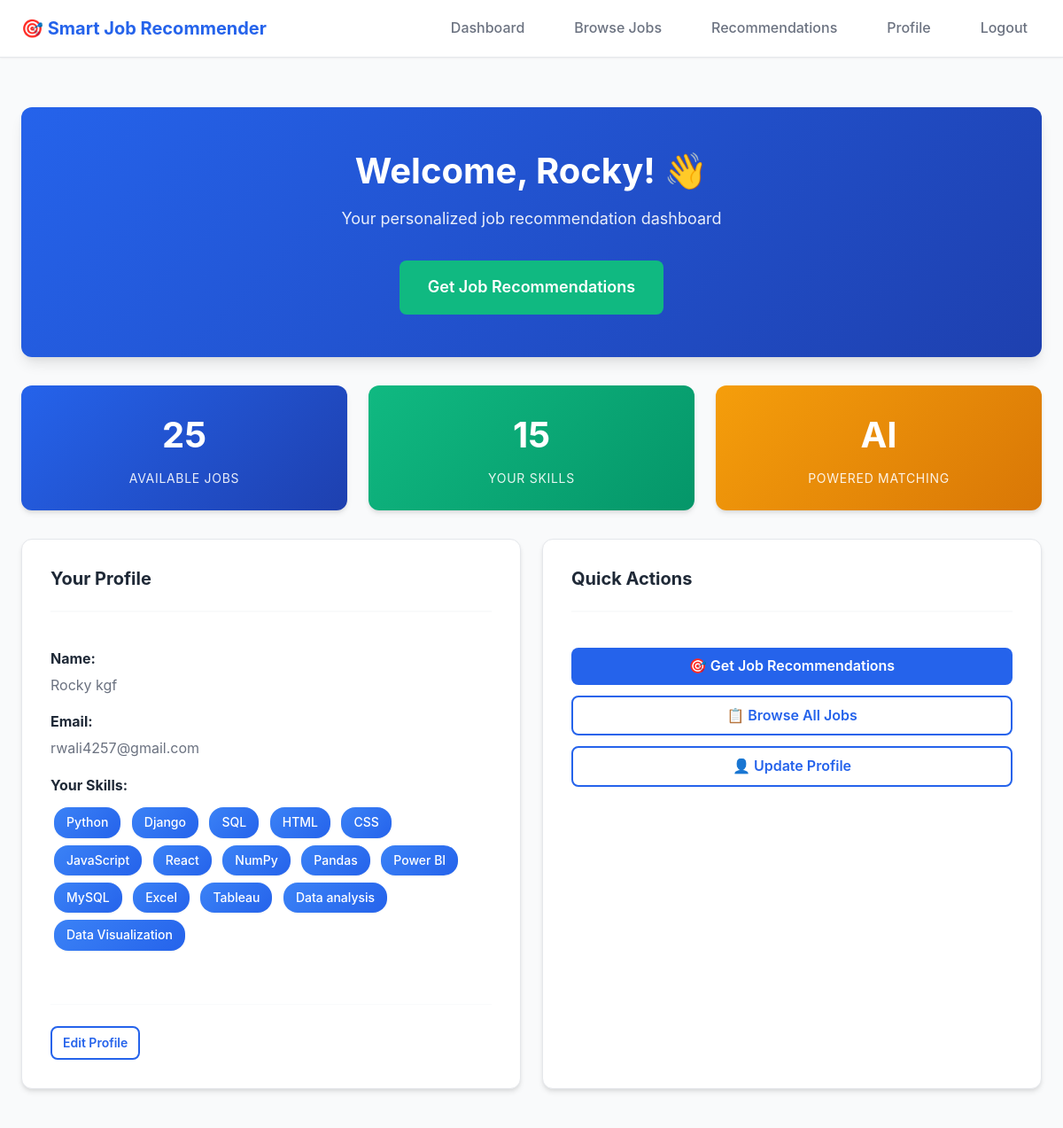
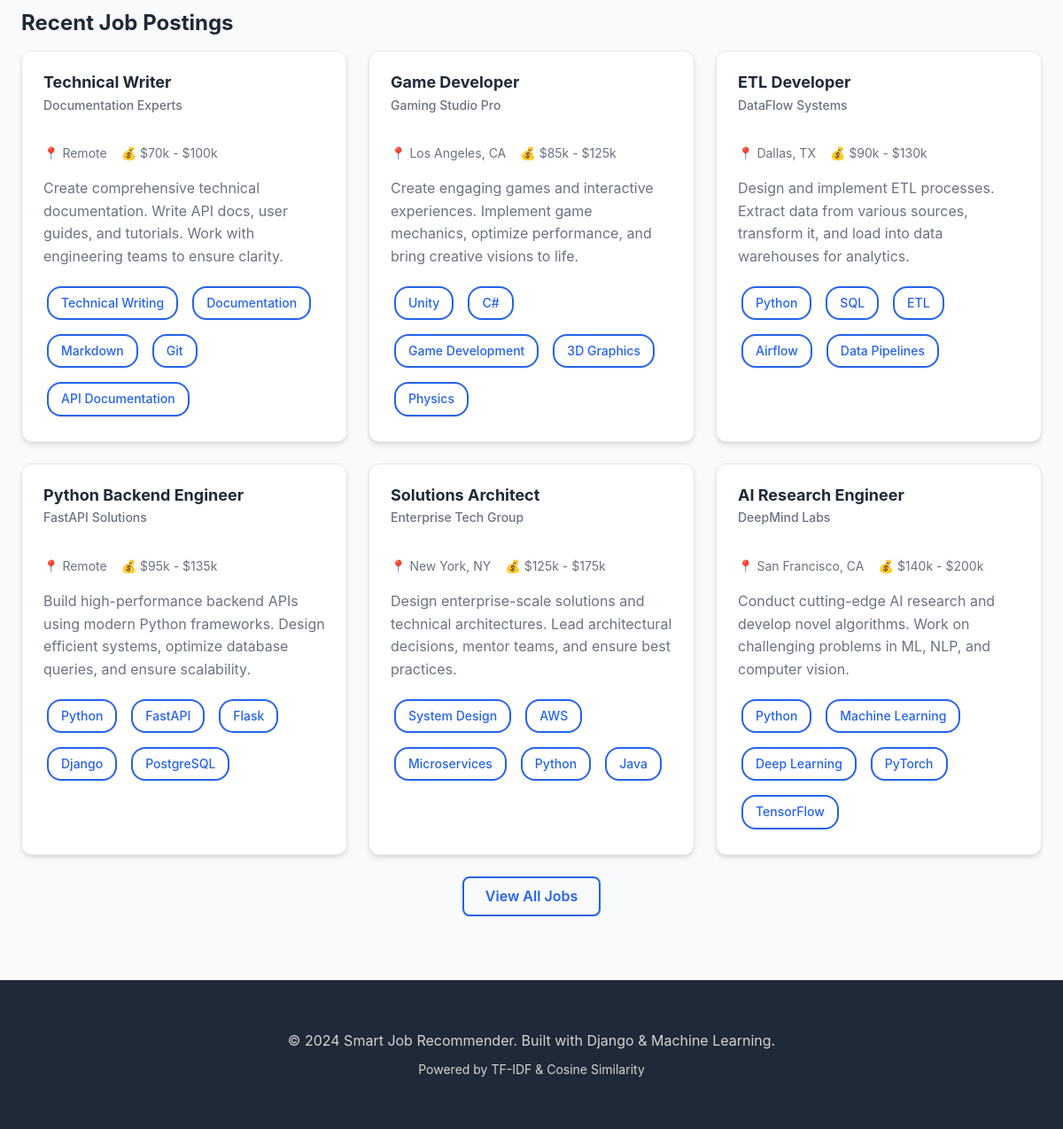
The page /dashboard/ (signed in) on the database its author committed (2 pictures, top to bottom).
### accounts/models.py (models this page shows, shortened)
class UserProfile(models.Model):
    user = models.OneToOneField(User, on_delete=models.CASCADE, related_name='profile')
    skills = models.TextField(
        help_text="Enter your skills separated by commas (e.g., Python, Django, Machine Learning)"
    )
    bio = models.TextField(blank=True, null=True, help_text="Brief description about yourself")
    created_at = models.DateTimeField(auto_now_add=True)
    updated_at = models.DateTimeField(auto_now=True)
    class Meta:
        verbose_name = "User Profile"
        verbose_name_plural = "User Profiles"
    def get_skills_list(self):
        if self.skills:
            return [skill.strip() for skill in self.skills.split(',') if skill.strip()]
        return []

### jobs/models.py (models this page shows, shortened)
class Job(models.Model):
    title = models.CharField(max_length=200, help_text="Job title/position name")
    required_skills = models.TextField(
        help_text="Required skills separated by commas (e.g., Python, Django, REST API)"
    )
    description = models.TextField(help_text="Detailed job description")
    company = models.CharField(max_length=200, default="Not Specified")
    location = models.CharField(max_length=200, default="Remote", blank=True)
    salary_range = models.CharField(max_length=100, blank=True, null=True)
    is_active = models.BooleanField(default=True, help_text="Is this job currently active?")
    created_at = models.DateTimeField(auto_now_add=True)
    updated_at = models.DateTimeField(auto_now=True)
    class Meta:
        verbose_name = "Job"
        verbose_name_plural = "Jobs"
        ordering = ['-created_at']
    def get_skills_list(self):
        if self.required_skills:
            return [skill.strip() for skill in self.required_skills.split(',') if skill.strip()]
        return []
    def get_short_description(self):
        if len(self.description) > 150:
            return self.description[:150] + '...'
        return self.description

### jobs/views.py (the view)
# urls.py: path('dashboard/', views.dashboard_view, name='dashboard'),
@login_required
def dashboard_view(request):
    try:
        profile = request.user.profile
    except UserProfile.DoesNotExist:
        profile = UserProfile.objects.create(user=request.user, skills='')
        messages.warning(request, 'Please update your profile with your skills to get job recommendations.')
    recent_jobs = Job.objects.filter(is_active=True)[:6]
    context = {
        'profile': profile,
        'recent_jobs': recent_jobs,
        'total_jobs': Job.objects.filter(is_active=True).count(),
    }
    return render(request, 'jobs/dashboard.html', context)

### templates/jobs/dashboard.html (shortened to what this page needs)
{% extends 'base.html' %}
{% block content %}
<div class="container" style="margin-top: 2rem;">
    <div class="hero">
        <h1>Welcome, {{ user.first_name }}! 👋</h1>
        <p>Your personalized job recommendation dashboard</p>
        <a href="{% url 'jobs:recommendations' %}" class="btn btn-secondary btn-lg">Get Job Recommendations</a>
    </div>
    <div class="stats-grid">
        <div class="stat-card">
            <span class="stat-value">{{ total_jobs }}</span>
            <span class="stat-label">Available Jobs</span>
        </div>
        <div class="stat-card" style="background: linear-gradient(135deg, #10b981, #059669);">
            <span class="stat-value">{{ profile.get_skills_list|length }}</span>
            <span class="stat-label">Your Skills</span>
        </div>
        <div class="stat-card" style="background: linear-gradient(135deg, #f59e0b, #d97706);">
            <span class="stat-value">AI</span>
            <span class="stat-label">Powered Matching</span>
        </div>
    </div>
    <div class="grid grid-2" style="margin-top: 2rem;">
        <div class="card">
            <div class="card-header">
                <h2 class="card-title">Your Profile</h2>
            </div>
            <div class="card-body">
                <div style="margin-bottom: 1rem;">
                    <strong style="color: var(--text-primary);">Name:</strong>
                    <p style="margin: 0.25rem 0 0 0;">{{ user.get_full_name }}</p>
                </div>
                <div style="margin-bottom: 1rem;">
                    <strong style="color: var(--text-primary);">Email:</strong>
                    <p style="margin: 0.25rem 0 0 0;">{{ user.email }}</p>
                </div>
                <div style="margin-bottom: 1rem;">
                    <strong style="color: var(--text-primary);">Your Skills:</strong>
                    <div style="margin-top: 0.5rem;">
                        {% if profile.get_skills_list %}
                            {% for skill in profile.get_skills_list %}
                                <span class="skill-tag">{{ skill }}</span>
                            {% endfor %}
                        {% else %}
                            <p style="color: var(--text-light); margin: 0;">No skills added yet.</p>
                        {% endif %}
                    </div>
                </div>
            </div>
            <div class="card-footer">
                <a href="{% url 'accounts:profile' %}" class="btn btn-outline btn-sm">Edit Profile</a>
            </div>
        </div>
        <div class="card">
            <div class="card-header">
                <h2 class="card-title">Quick Actions</h2>
            </div>
            <div class="card-body">
                <div style="display: flex; flex-direction: column; gap: 0.75rem;">
                    <a href="{% url 'jobs:recommendations' %}" class="btn btn-primary btn-block">
                        🎯 Get Job Recommendations
                    </a>
                    <a href="{% url 'jobs:job_list' %}" class="btn btn-outline btn-block">
                        📋 Browse All Jobs
                    </a>
                    <a href="{% url 'accounts:profile' %}" class="btn btn-outline btn-block">
                        👤 Update Profile
                    </a>
                </div>
            </div>
        </div>
    </div>
    <div style="margin-top: 2rem;">
        <h2>Recent Job Postings</h2>
        {% if recent_jobs %}
            <div class="grid grid-2" style="margin-top: 1rem;">
                {% for job in recent_jobs %}
                <div class="job-card" onclick="window.location='{% url 'jobs:job_detail' job.id %}'">
                    <div class="job-card-header">
                        <div>
                            <h3 class="job-title">{{ job.title }}</h3>
                            <p class="job-company">{{ job.company }}</p>
                        </div>
                    </div>
                    <div class="job-meta">
                        <span>📍 {{ job.location }}</span>
                        {% if job.salary_range %}
                        <span>💰 {{ job.salary_range }}</span>
                        {% endif %}
                    </div>
                    <p class="job-description">{{ job.get_short_description }}</p>
                    <div class="job-skills">
                        {% for skill in job.get_skills_list|slice:":5" %}
                            <span class="skill-tag skill-tag-outline">{{ skill }}</span>
                        {% endfor %}
                    </div>
                </div>
                {% endfor %}
            </div>
            <div style="text-align: center; margin-top: 1.5rem;">
                <a href="{% url 'jobs:job_list' %}" class="btn btn-outline">View All Jobs</a>
            </div>
        {% else %}
            <div class="empty-state">
                <div class="empty-state-icon">📭</div>
                <h3 class="empty-state-title">No jobs available</h3>
                <p class="empty-state-description">Check back later for new opportunities!</p>
            </div>
        {% endif %}
    </div>
</div>
{% endblock %}

### templates/base.html (shortened to what this page needs)
{% load static %}
<!DOCTYPE html>
<html lang="en">
<head>
    <link rel="stylesheet" href="{% static 'css/style.css' %}">
</head>
<body>
    <nav class="navbar">
        <div class="navbar-container">
            <a href="{% url 'jobs:home' %}" class="navbar-brand">
                🎯 Smart Job Recommender
            </a>
            <ul class="navbar-menu">
                {% if user.is_authenticated %}
                    <li><a href="{% url 'jobs:dashboard' %}" class="navbar-link">Dashboard</a></li>
                    <li><a href="{% url 'jobs:job_list' %}" class="navbar-link">Browse Jobs</a></li>
                    <li><a href="{% url 'jobs:recommendations' %}" class="navbar-link">Recommendations</a></li>
                    <li><a href="{% url 'accounts:profile' %}" class="navbar-link">Profile</a></li>
                    <li><a href="{% url 'accounts:logout' %}" class="navbar-link">Logout</a></li>
                {% else %}
                    <li><a href="{% url 'jobs:home' %}" class="navbar-link">Home</a></li>
                    <li><a href="{% url 'accounts:login' %}" class="navbar-link">Login</a></li>
                    <li><a href="{% url 'accounts:register' %}" class="navbar-link btn btn-primary">Sign Up</a></li>
                {% endif %}
            </ul>
        </div>
    </nav>
    <main>
        {% block content %}
        {% endblock %}
    </main>
    <footer class="footer">
        <div class="container">
            <p>&copy; 2024 Smart Job Recommender. Built with Django & Machine Learning.</p>
            <p style="font-size: 0.875rem; margin-top: 0.5rem;">Powered by TF-IDF & Cosine Similarity</p>
        </div>
    </footer>
</body>
</html>

### rows shown on the page
UserProfile: get_skills_list|length "15"
Job: title "Technical Writer", company "Documentation Experts", location "Remote", salary_range "$70k - $100k", get_short_description "Create comprehensive technical documentation. Write API docs, user guides, and tutorials. Work with engineering teams to ensure clarity.", get_skills_list "Technical Writing" "Documentation" "Markdown" "Git" "API Documentation"
Job: title "Game Developer", company "Gaming Studio Pro", location "Los Angeles, CA", salary_range "$85k - $125k", get_short_description "Create engaging games and interactive experiences. Implement game mechanics, optimize performance, and bring creative visions to life.", get_skills_list "Unity" "C#" "Game Development" "3D Graphics" "Physics"
Job: title "ETL Developer", company "DataFlow Systems", location "Dallas, TX", salary_range "$90k - $130k", get_short_description "Design and implement ETL processes. Extract data from various sources, transform it, and load into data warehouses for analytics.", get_skills_list "Python" "SQL" "ETL" "Airflow" "Data Pipelines"
Job: title "Python Backend Engineer", company "FastAPI Solutions", location "Remote", salary_range "$95k - $135k", get_short_description "Build high-performance backend APIs using modern Python frameworks. Design efficient systems, optimize database queries, and ensure scalability.", get_skills_list "Python" "FastAPI" "Flask" "Django" "PostgreSQL"
Job: title "Solutions Architect", company "Enterprise Tech Group", location "New York, NY", salary_range "$125k - $175k", get_short_description "Design enterprise-scale solutions and technical architectures. Lead architectural decisions, mentor teams, and ensure best practices.", get_skills_list "System Design" "AWS" "Microservices" "Python" "Java"
Job: title "AI Research Engineer", company "DeepMind Labs", location "San Francisco, CA", salary_range "$140k - $200k", get_short_description "Conduct cutting-edge AI research and develop novel algorithms. Work on challenging problems in ML, NLP, and computer vision.", get_skills_list "Python" "Machine Learning" "Deep Learning" "PyTorch" "TensorFlow"

### other values the page prints
{{ user.first_name }} "Rocky"
{{ total_jobs }} "25"
{{ user.get_full_name }} "Rocky kgf"
{{ user.email }} "rwali4257@gmail.com"
{{ skill }} "Python" "Django" "SQL" "HTML" "CSS" "JavaScript" "React" "NumPy" "Pandas" "Power BI" "MySQL" "Excel" "Tableau" "Data analysis" "Data Visualization"
